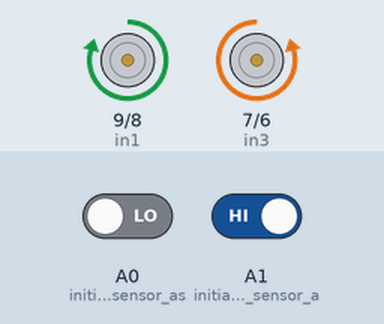
The sketch below on a simulated Arduino Uno, built with avr-gcc and run on an emulated ATmega328P. Shown: motor-driver pin pairs drawn as motors (green arrow = first pin HIGH = forward, orange = second pin HIGH = backward, longer = more drive, scaled by the enable pin). The inputs (shaded band) are chosen by the test bench; at power-on: A0 (initialize_Left_sensor_as) LOW, A1 (initialize_Right_sensor_a) HIGH.

Above: at 1.2 s.
1.3 s: A0 (initialize_Left_sensor_as) driven HIGH
At 2.0 s:
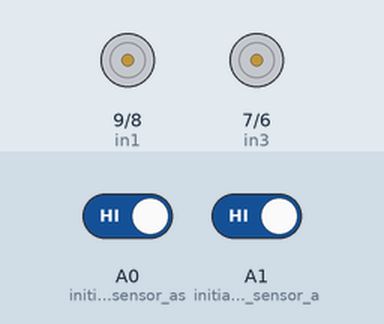
2.8 s: A1 (initialize_Right_sensor_a) driven LOW
At 3.2 s:
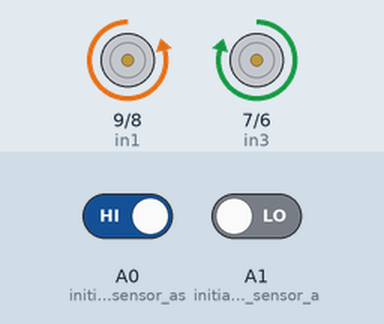
4.3 s: A0 (initialize_Left_sensor_as) driven LOW
At 5.5 s:
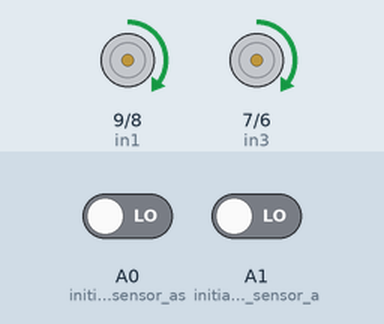
5.8 s: A1 (initialize_Right_sensor_a) driven HIGH
At 6.7 s:
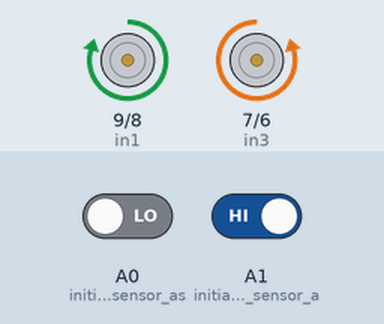
Timing chart, 0 to 8.3 s (numbered marks = the images above; inputs shaded):
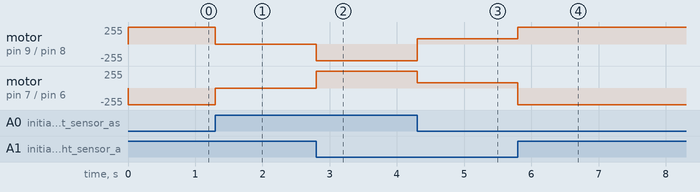

The sketch:

sketch_sep28.ino
```cpp
//Code: Arduino Line Follower Robot Car

// Assigning the pins from the Motor Driver pin name , Arduino pin assignment
#define in1 9
#define in2 8
#define in3 7
#define in4 6
#define enA 10
#define enB 5

// Defining the Motor Rotation speeds
int M1_Speed = 80; // speed of motor 1
int M2_Speed = 80; // speed of motor 2
int LeftRotationSpeed = 250;  // Left Rotation Speed
int RightRotationSpeed = 250; // Right Rotation Speed

// Function prototypes for clarity
void forward();
void backward();
void right();
void left();
void stop();

void setup() {
	pinMode(in1,OUTPUT);
	pinMode(in2,OUTPUT);
	pinMode(in3,OUTPUT);
	pinMode(in4,OUTPUT);

	pinMode(enA,OUTPUT);
	pinMode(enB,OUTPUT);

	pinMode(A0, INPUT); // initialize Left sensor as an input
	pinMode(A1, INPUT); // initialize Right sensor as an input
}

void loop() {
	// Read line sensor values
	int LEFT_SENSOR = digitalRead(A0);
   	int RIGHT_SENSOR = digitalRead(A1);
   	if(RIGHT_SENSOR==0 && LEFT_SENSOR==0) {
		forward(); //Moving forward
   	}
   	else if(RIGHT_SENSOR==0 && LEFT_SENSOR==1) {
		right(); //Turn Right
   	}
   	else if(RIGHT_SENSOR==1 && LEFT_SENSOR==0) {
		left(); //Turn Left
   	}
   	else if(RIGHT_SENSOR==1 && LEFT_SENSOR==1) {
		Stop();  //Stopping the device
   	}
}

// Function definitions for robot movements
void forward() {
    // Setting motor directions for forward movement
	digitalWrite(in1, HIGH);
  	digitalWrite(in2, LOW);
  	digitalWrite(in3, HIGH);
  	digitalWrite(in4, LOW);

    // Setting motor speeds
  	analogWrite(enA, M1_Speed);
  	analogWrite(enB, M2_Speed);
}

void backward() {
    // Setting motor directions for backward movement
  	digitalWrite(in1, LOW);
  	digitalWrite(in2, HIGH);
  	digitalWrite(in3, LOW);
  	digitalWrite(in4, HIGH);

    // Setting motor speeds
  	analogWrite(enA, M1_Speed);
  	analogWrite(enB, M2_Speed);
}

void right() {
    // Setting motor directions for turning right
	digitalWrite(in1, LOW);
  	digitalWrite(in2, HIGH);
  	digitalWrite(in3, HIGH);
  	digitalWrite(in4, LOW);

    // Setting motor speeds for turning right
	analogWrite(enA, LeftRotationSpeed);
	analogWrite(enB, RightRotationSpeed);
}

void left()
{
    // Set motor directions for turning left
  	digitalWrite(in1, HIGH);
  	digitalWrite(in2, LOW);
  	digitalWrite(in3, LOW);
  	digitalWrite(in4, HIGH);

    // Set motor speeds for turning left
  	analogWrite(enA, LeftRotationSpeed);
  	analogWrite(enB, RightRotationSpeed);
}

void Stop()
{
    // Stop all motors
  	digitalWrite(in1, LOW);
  	digitalWrite(in2, LOW);
  	digitalWrite(in3, LOW);
  	digitalWrite(in4, LOW);
}
```

Measured:
- after the input at 1.3 s, motor on pin 9 (in1) / pin 8 (in2): forward 250/255 → stopped at once; motor on pin 7 (in3) / pin 6 (in4): backward 250/255 → stopped at once
- after the input at 2.8 s, motor on pin 9 (in1) / pin 8 (in2): stopped → backward 250/255 at once; motor on pin 7 (in3) / pin 6 (in4): stopped → forward 250/255 at once
- after the input at 4.3 s, motor on pin 9 (in1) / pin 8 (in2): backward 250/255 → forward 80/255 at once; motor on pin 7 (in3) / pin 6 (in4): forward 250/255 → forward 80/255 at once
- after the input at 5.8 s, motor on pin 9 (in1) / pin 8 (in2): forward 80/255 → forward 250/255 at once; motor on pin 7 (in3) / pin 6 (in4): forward 80/255 → backward 250/255 at once
